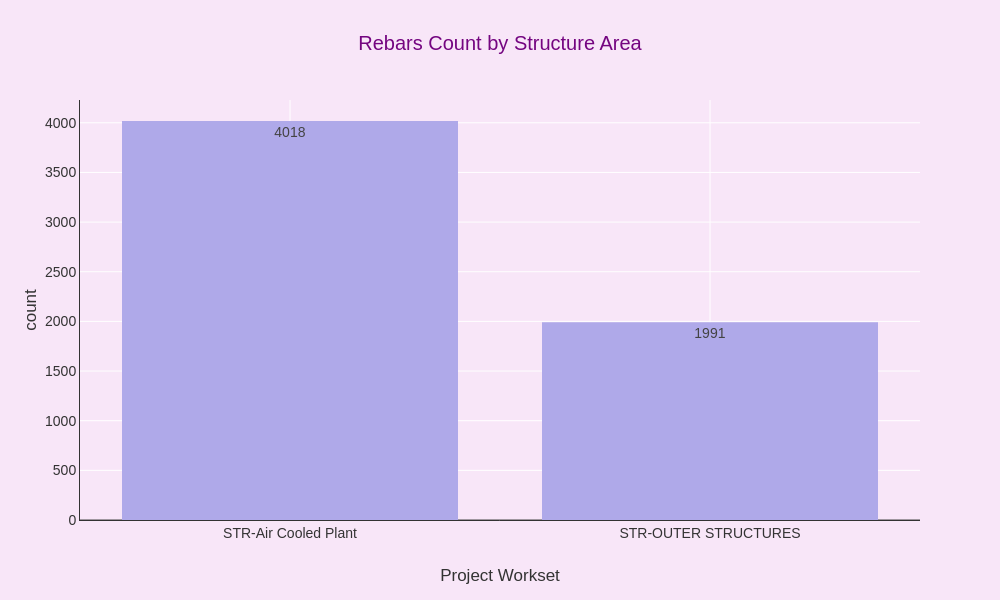

Notebook code for this chart:
### Markdown cell above
### CHART 2: Bar count for building and outer area surrounding structures

### Code cell
fig_workset = px.histogram(
    df, 
    x='Workset', 
    title='Rebars Count by Structure Area',
    labels={'Workset': 'Project Workset'},
    text_auto=True,
    width=1000, height=600  
)

fig_workset.show()

### Figure 1 — Plotly figure (JSON) as saved in the notebook; plotly's stock layout.template omitted (floating-point values rounded to 4 significant figures; data arrays with more than 128 entries replaced by an {"elided": "..."} marker saying what was removed)
{"data": [{"alignmentgroup": "True", "bingroup": "x", "hovertemplate": "Project Workset=%{x}<br>count=%{y}<extra></extra>", "legendgroup": "", "marker": {"color": "#AFA9E9", "pattern": {"shape": ""}}, "name": "", "offsetgroup": "", "orientation": "v", "showlegend": false, "texttemplate": "%{value}", "type": "histogram", "x": {"elided": "6009 str values"}, "xaxis": "x", "yaxis": "y"}], "layout": {"barmode": "relative", "height": 600, "legend": {"tracegroupgap": 0}, "title": {"text": "Rebars Count by Structure Area"}, "width": 1000, "xaxis": {"anchor": "y", "domain": [0, 1], "title": {"text": "Project Workset"}}, "yaxis": {"anchor": "x", "domain": [0, 1], "title": {"text": "count"}}}}
